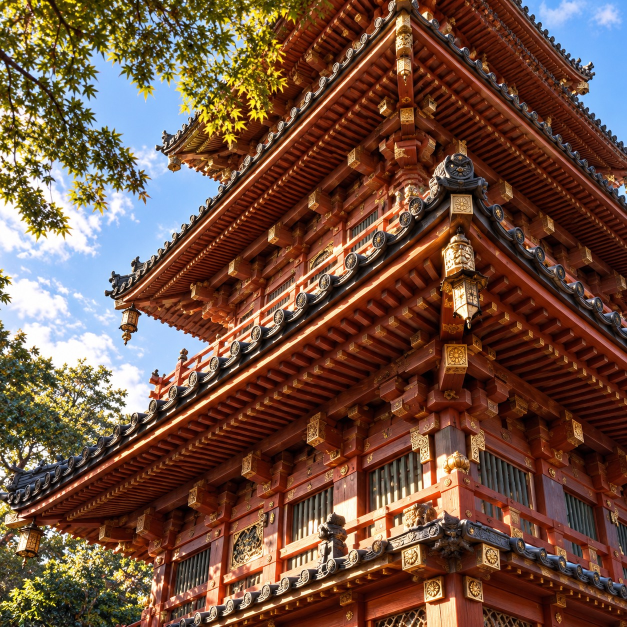
#> input picture references/hd/5-照片-6.jpg, 1254 x 1254 px, found by its file name (shown at 1/2 size)
$ python compare220.py ../../qa/ten-reference/05/iteration-cycles-sculpted64/reference.png
#> lines starting #> are read from the running program, lines starting #| are printed output that depends on the picture
from pathlib import Path
from PIL import Image,ImageDraw,ImageFont
import sys
root=Path('/Users/mima1234/temple-cinema-live-sync')
iteration=sys.argv[1]
items=[('HD05 supplied photograph',root/'references/hd/5-照片-6.jpg'),('R08 retained baseline (unaccepted)',root/'qa/ten-reference/05/iteration-scene05-rebuild220-r08-20261024/reference.png'),(iteration+' actual native candidate (unaccepted)',root/f'qa/ten-reference/05/iteration-scene05-rebuild220-{iteration}-20261024/reference.png')]
w=700
canvas=Image.new('RGB',(w*len(items),w+54),'#ede9e2');d=ImageDraw.Draw(canvas)
#> after `canvas = Image.new('RGB', (w * len(items), w + 54), '#ede9e2')`:
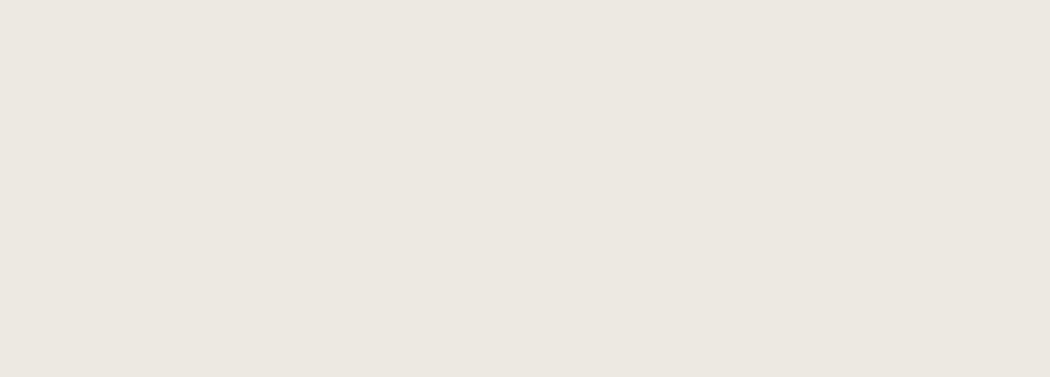
#> canvas: PIL image 2100x754 RGB (shown at 1/2 size); mean R, G, B 237, 233, 226
for i,(name,path) in enumerate(items):
 im=Image.open(path).convert('RGB');im.thumbnail((w,w),Image.Resampling.LANCZOS);canvas.paste(im,(i*w,28));d.text((i*w+10,8),name,fill='#29241d')
#> further down, im is the input picture: PIL image 1254x1254 RGB; mean R, G, B 111.9, 80.2, 64.1
#> after `im.thumbnail((w, w), Image.Resampling.LANCZOS)`:
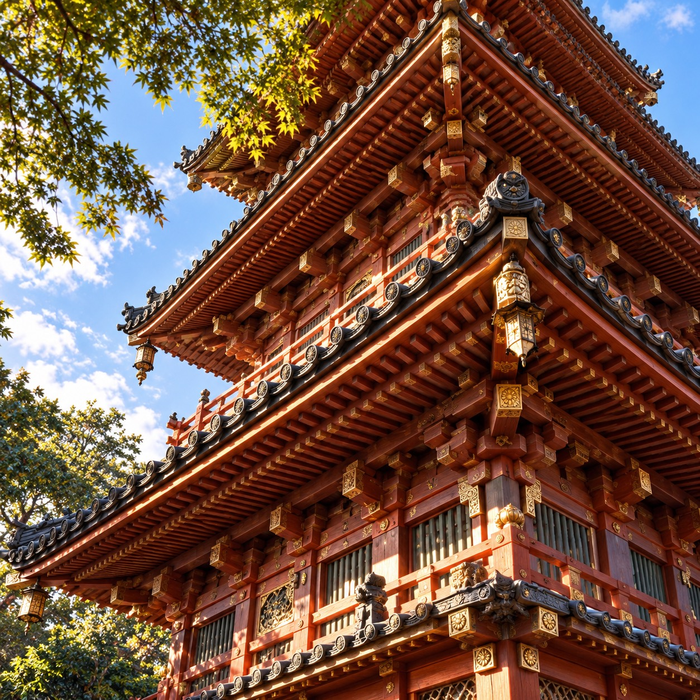
#> im: PIL image 700x700 RGB; mean R, G, B 111.9, 80.2, 64.2
#> after `canvas.paste(im, (i * w, 28))`:
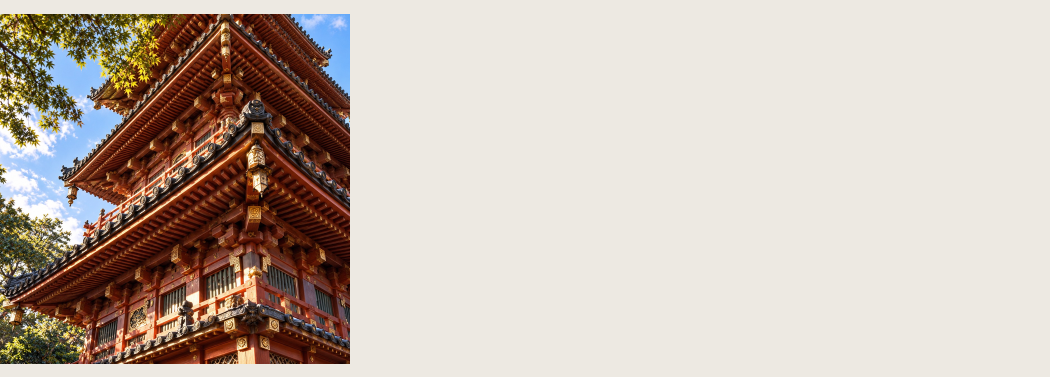
#> canvas: PIL image 2100x754 RGB (shown at 1/2 size); mean R, G, B 198.3, 185.7, 175.9
#> pass 2 of the loop `for i,(name,path) in enumerate(items):`:
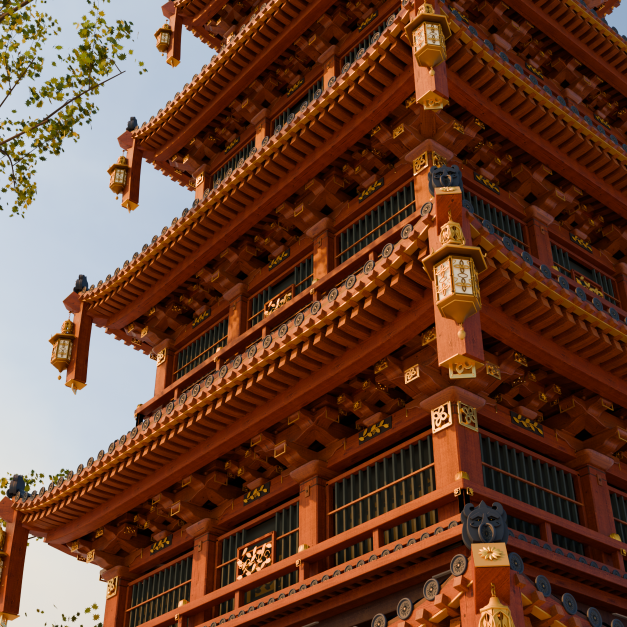
#> input picture qa/ten-reference/05/iteration-cycles-sculpted64/reference.png, 1254 x 1254 px, found by its file name (shown at 1/2 size)
#> im is the input picture: PIL image 1254x1254 RGB; mean R, G, B 104.2, 66.9, 48.4
#> `im.thumbnail((w, w), Image.Resampling.LANCZOS)`:
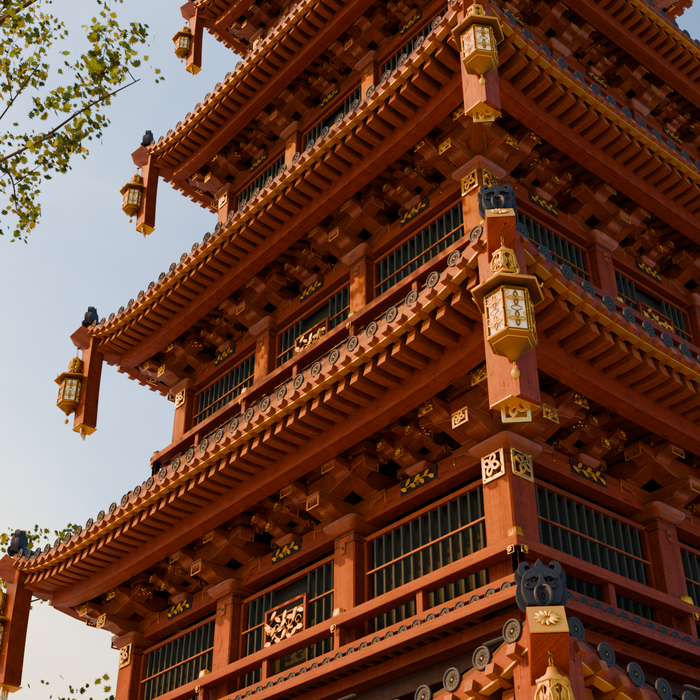
#> im: PIL image 700x700 RGB; mean R, G, B 104.2, 66.9, 48.5
#> `canvas.paste(im, (i * w, 28))`:
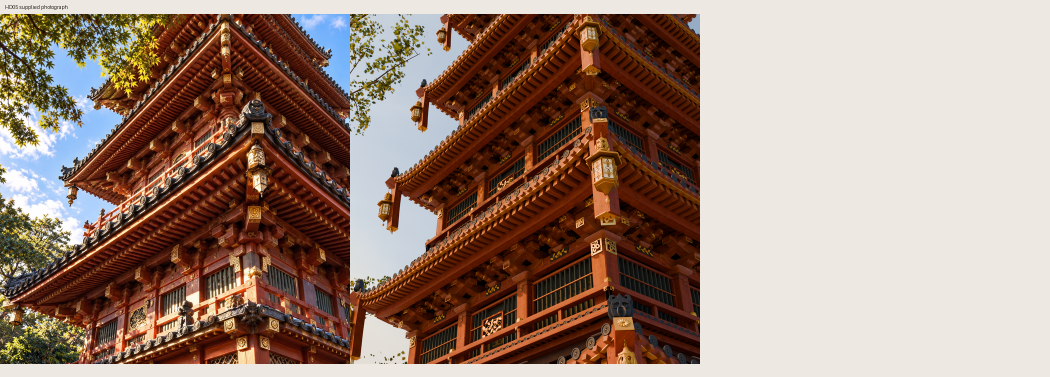
#> canvas: PIL image 2100x754 RGB (shown at 1/2 size); mean R, G, B 157.1, 134.3, 121
d.text((10,w+34),'Comparison only: uniform scaling; no colour correction, retouch or geometry warp. Original native1254 PNGs retained.',fill='#29241d')
canvas.save(root/f'lookdev/scene05-rebuild220/compare220-{iteration}-full.png')
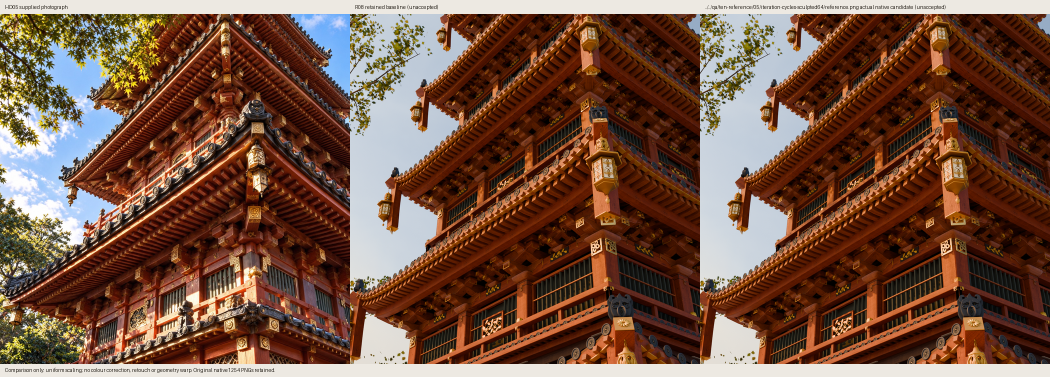
#> saved as reference.png-full.png: PIL image 2100x754 RGB (shown at 1/2 size); mean R, G, B 115.7, 82.5, 65.7
